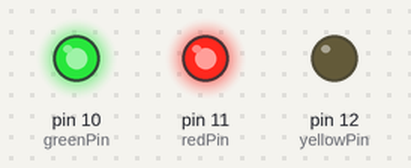
Simulated run of this sketch. Board: Arduino Uno, built with avr-gcc and run on an emulated ATmega328P. Parts: output pins drawn as LEDs (lit = HIGH).

Above: at 0.3 s.
At 0.6 s:
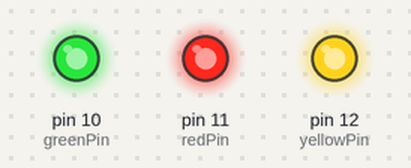
At 1.0 s:
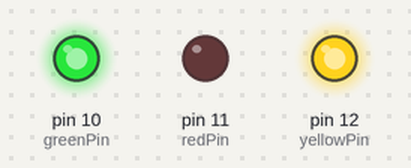
At 1.2 s:
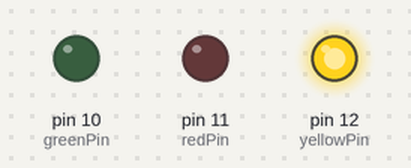
At 1.9 s:
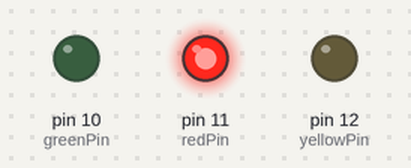
At 3.3 s:
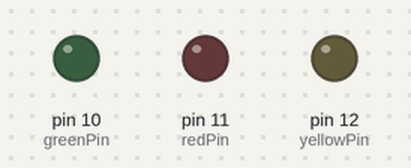
Timing chart, 0 to 4.1 s (numbered marks = the images above):
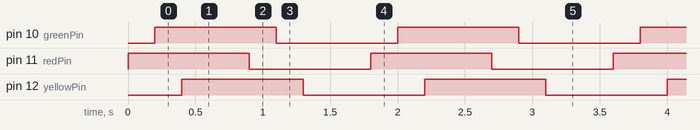

Measured:
- by itself, pin 10 (greenPin), pin 11 (redPin), pin 12 (yellowPin): alternates HIGH for 0.90 s and LOW for 0.90 s
- by itself, everything shown: repeats every 1.8 s, in 6 steps

The sketch:

redgreenyellow.ino
```cpp
int redPin = 11;                  // Red LED connected to digital pin 12
int greenPin = 10;  // Green LED connected to digital pin 11
int yellowPin = 12;

void setup()                      // run once, when the sketch starts
{
  pinMode(redPin, OUTPUT);        // sets the digital pin as output
  pinMode(greenPin, OUTPUT);      // sets the digital pin as output
  pinMode(yellowPin, OUTPUT);
}

void loop()                       // run over and over again
{
  digitalWrite(redPin, HIGH);    // sets the Red LED on
  delay(200);
  digitalWrite(greenPin, HIGH);  // sets the Green LED on
  delay(200);
  digitalWrite(yellowPin, HIGH);
  delay(500);                     // waits for half a second
  digitalWrite(redPin, LOW);      // sets the Red LED off
  delay(200);
  digitalWrite(greenPin, LOW);    // sets the Green LED off
  delay(200);
  digitalWrite(yellowPin, LOW);
  delay(500);                     // waits for half a second
}
```
